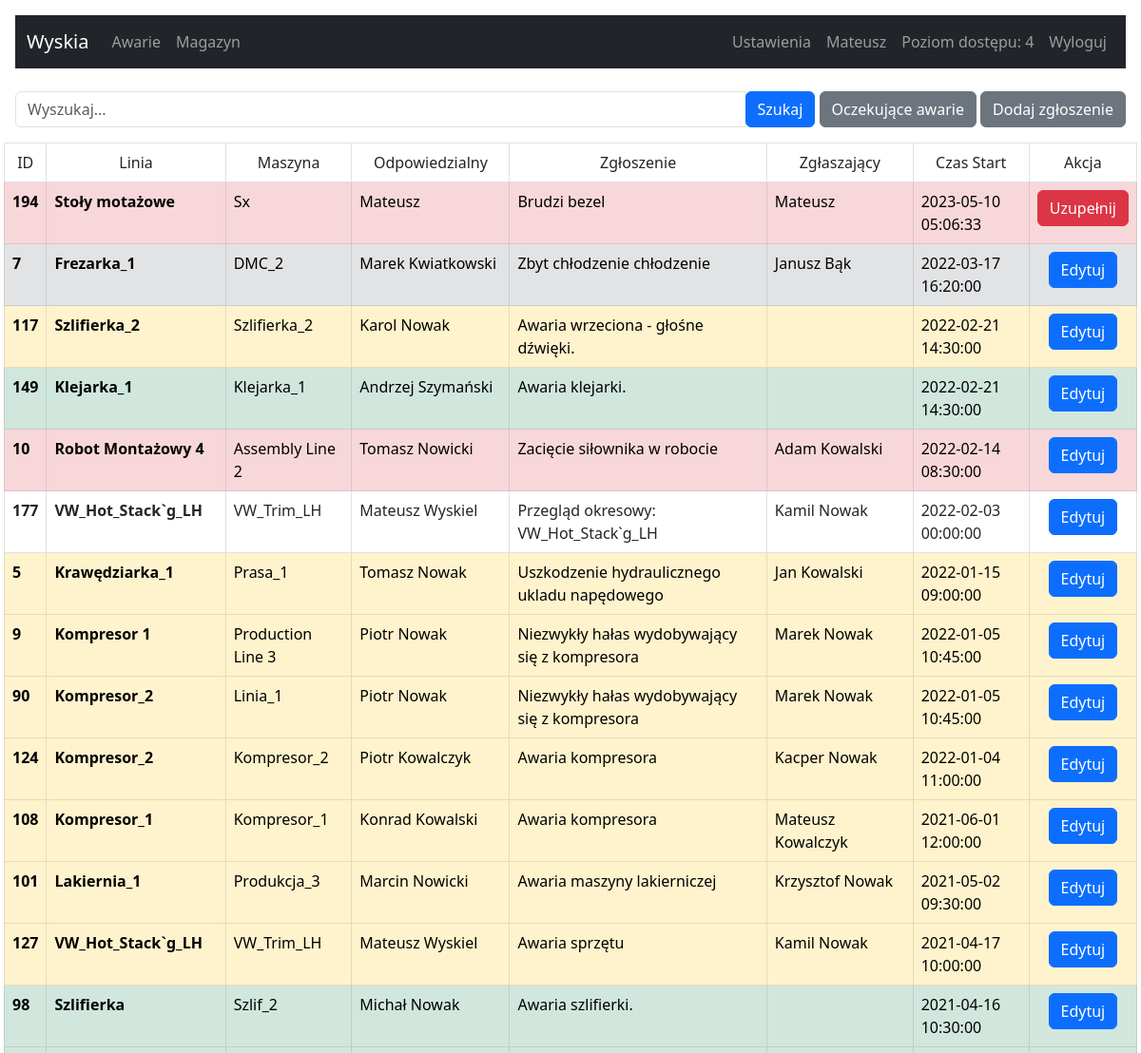
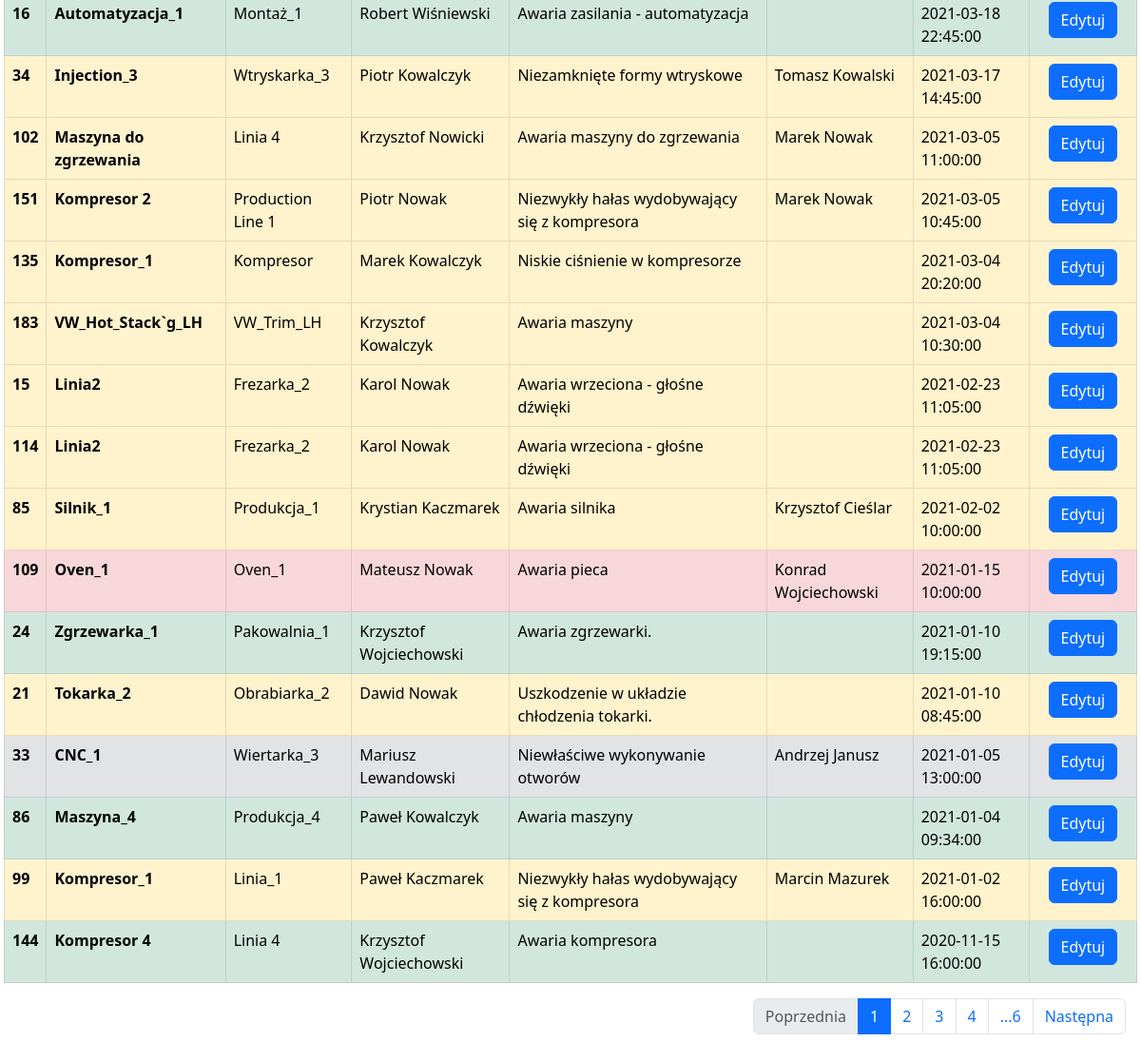
The page /management-failure (signed in) on the database its author committed (2 pictures, top to bottom).
### tables this page shows
CREATE TABLE users (
		id INTEGER NOT NULL, 
		login VARCHAR(140), 
		password VARCHAR(140),
		rank INTEGER, name TEXT,
		PRIMARY KEY (id)
	);

CREATE TABLE awarie (
	id INTEGER NOT NULL, 
	maszyna VARCHAR(140), 
	linia VARCHAR(140), 
	czas_start DATETIME, 
	czas_stop DATETIME, 
	operator VARCHAR(100), 
	mechanik VARCHAR(100), 
	zgloszenie VARCHAR(140), 
	opis TEXT, 
	typ INTEGER, 
	status INTEGER, 
	rodzaj INTEGER, 
	czas_trwania INTEGER, 
	requestor VARCHAR(100), 
	przyczyna VARCHAR(140), 
	zatw VARCHAR(100), 
	case_id TEXT, 
	PRIMARY KEY (id)
);

### app.py (the view, shortened to what this page needs)
@app.route('/management-failure', methods = ['POST', 'GET'])
@flask_login.login_required
def failures():
   rows_per_page = 30   # Ilość zgłoszeń na stronie
   id_db = request.args.get('id', default = '', type = int)
   action = request.args.get('action', default = '', type = str)
   nr_page = request.args.get('page', default = 1, type = int)
   search = request.args.get('search', default = '', type = str)
   max_iteam = sql_select(f"SELECT COUNT(id)FROM awarie")
   max_iteam = int(max_iteam[0][0])
   max_page = int(max_iteam/rows_per_page)
   offset_row = str(rows_per_page*(nr_page-1))
   color_info_list = {1: 'class=table-danger', 2: 'class=table-warning', 3: 'class=table-success', 4: 'class=table-secondary', 5: ''}
   query_select = f"SELECT * FROM awarie ORDER BY czas_start DESC LIMIT {rows_per_page} OFFSET {offset_row} "
   rows = sql_select(query_select)
   query_select = f"SELECT * FROM awarie ORDER BY czas_start DESC"
   rows_all = sql_select(query_select)
   query_select = f"SELECT login FROM users"
   row_mechanic = sql_select(query_select)
   query_select = f"SELECT * FROM Productionline"
   Productionline = sql_select(query_select)
   query_select = f"SELECT * FROM Machine"
   Machine = sql_select(query_select)
   machine_as_list = []
   machine_as_dict = {}
   for r in Machine:
      machine_as_list.clear()
      if r["LineID"] in machine_as_dict.keys():
         for temp in machine_as_dict[r["LineID"]]:
            machine_as_list.append(temp)
         machine_as_list.append(r["MachineName"])
      else:
         machine_as_list.append(r["MachineName"])
         machine_as_dict[r["LineID"]] = machine_as_list
      machine_as_dict[r["LineID"]] = machine_as_list.copy()
   return render_template("management-failure.html", machine=machine_as_dict, Productionline=Productionline, rows_all=rows_all,  rows=rows, color_info=color_info_list, nr_page=nr_page, max_page=max_page, row_mechanic=row_mechanic)

### app.py (called while the page is built)
def get_db_connection():
   con = sql.connect('wsb.sqlite')
   con.row_factory = sql.Row
   return con

def sql_select(query_select):
   con = get_db_connection()
   cur = con.cursor()
   cur.execute(query_select)
   row = cur.fetchall()
   con.close()
   return row

@login_manager.user_loader
def user_loader(login_email):
   if login_email not in users:
      return
   user = User()
   user.id = login_email
   user.rank = users[login_email]['rank']
   user.name = users[login_email]['name']
   return user

### templates/management-failure.html (shortened to what this page needs)
{% extends 'base.html' %}
{% block content %}
  <div class="row justify-content-center">
      <div class="input-group mb-3">
        <input type="text" class="form-control" id="searchInput" placeholder="Wyszukaj...">
        <div class="input-group-append">
          <button class="btn btn-primary" id="searchButton" type="button">Szukaj</button>
          <button type="button" class="btn btn-secondary" data-bs-toggle="modal" data-bs-target="#pending_failures">
          Oczekujące awarie
          </button>
            {%if current_user.rank >= 2 %}
              <button type="button" class="btn btn-secondary" data-bs-toggle="modal" data-bs-target="#reporting-failures">
                Dodaj zgłoszenie
              </button>
          {%endif%}
        </div>
      </div>
  </div>
<div class="row align-items-center">
<table class="table table-bordered table-auto">
  <thead class="text-light bg-dark">
     <tr class="text-center">
      <td>ID</td>
       <td>Linia</td>
       <td>Maszyna</td>
       <td>Odpowiedzialny</td>
       <td>Zgłoszenie</td>
       <td>Zgłaszający</td>
       <td>Czas Start</td>
       <td class="col-3 col-sm-1">Akcja</td>
     </tr>
   </thead>
   <tbody id="myTable">
    {% for row in rows %}
        <tr {{color_info[row['typ']]}}>
          <th scope="row">{{row['id']}}</th>
          <th scope="row">{{row['linia']}}</th>
          <td>{{row['maszyna']}}</td>
          <td>{{row['mechanik']}}</td>
          <td>{{row['zgloszenie']}}</td>
          <td>{{row['requestor']}}</td>
          <td>{{row['czas_start']}}</td>
          <td class="text-center">
              {% if row['czas_stop'] %}
              <a href="?id={{row['id']}}" type="submit" class="btn btn-primary">Edytuj</a>
              {% else %}
              <a href="?id={{row['id']}}" type="submit" class="btn btn-danger">Uzupełnij</a>
              {% endif%}
          </td>
          </tr>
      {% endfor %}
   </tbody>
 </table>
</div>
{% include 'pagination.html' %}
{% endblock %}

### templates/base.html (shortened to what this page needs)
<!doctype html>
<html lang="pl">
  <head>
    <link href="https://cdn.jsdelivr.net/npm/bootstrap@5.3.0-alpha3/dist/css/bootstrap.min.css" rel="stylesheet">
    <link href="https://getbootstrap.com/docs/5.3/assets/css/docs.css" rel="stylesheet">
  </head>
  {% if current_user.is_authenticated %}
    <body class="p-3 m-0 border-0 bd-example">
    {% include 'navbar.html' %}
    <br>
    {% block content %}{% endblock %}
  {%endif%}
  </body>
</html>

### templates/navbar.html (shortened to what this page needs)
<nav class="navbar navbar-expand-lg navbar-dark bg-dark">
  <div class="container-fluid">
    <a class="navbar-brand" href="/">Wyskia</a>
    <div class="collapse navbar-collapse" id="navbarSupportedContent">
      <ul class="navbar-nav me-auto mb-2 mb-lg-0">
        <li class="nav-item">
          <a class="nav-link" href="/management-failure">Awarie</a>
        </li>
        <li class="nav-item">
          <a class="nav-link" href="/management-warehouse">Magazyn</a>
        </li>
      </ul>
      <ul class="navbar-nav me-right mb-2 mb-lg-0">
        <li class="nav-item">
          <a class="nav-link" href="/settings">Ustawienia</a>
        </li>
        <li class="nav-item">
          <a class="nav-link" disabled> {{ current_user.id }}</a>
        </li>
        <li class="nav-item">
          <a class="nav-link" disabled> Poziom dostępu: {{ current_user.rank }}</a>
        </li>
        <li class="nav-item">
          <a class="nav-link" href="/logout">Wyloguj</a>
        </li>
      </ul>
    </div>
  </div>
</nav>

### templates/pagination.html (shortened to what this page needs)
 {% if nr_page and max_page > 1 %}
  <nav aria-label="Page navigation">
    <ul class="pagination justify-content-end">
    <li class="page-item">
        <a class="page-link {% if nr_page == 1 %} disabled {%endif%}" href="?page={{nr_page-1}}">Poprzednia</a>
      </li>
      <li class="page-item active"><a class="page-link" href="?page={{nr_page}}">{{nr_page}}</a></li>
      {% if nr_page <= (max_page-1) %}<li class="page-item"><a class="page-link" href="?page={{nr_page+1}}">{{nr_page+1}}</a></li>{%endif%}
      {% if nr_page <= (max_page-2) %}<li class="page-item"><a class="page-link" href="?page={{nr_page+2}}">{{nr_page+2}}</a></li>{%endif%}
      {% if nr_page <= (max_page-3) %}<li class="page-item"><a class="page-link" href="?page={{nr_page+3}}">{{nr_page+3}}</a></li>{%endif%}
       {% if nr_page < (max_page-3) %}<li class="page-item"><a class="page-link" href="?page={{max_page}}">...{{max_page}}</a></li>{%endif%}
      <li class="page-item">
        <a class="page-link {% if nr_page >= max_page %} disabled {%endif%}" href="?page={{nr_page+1}}">Następna</a>
      </li>
    </ul>
  </nav>
 {%endif%}

### rows shown on the page
users: rank "4"
awarie: id "194", linia "Stoły motażowe", maszyna "Sx", mechanik "Mateusz", zgloszenie "Brudzi bezel", requestor "Mateusz", czas_start "2023-05-10 05:06:33"
awarie: id "7", linia "Frezarka_1", maszyna "DMC_2", mechanik "Marek Kwiatkowski", zgloszenie "Zbyt chłodzenie chłodzenie", requestor "Janusz Bąk", czas_start "2022-03-17 16:20:00"
awarie: id "117", linia "Szlifierka_2", maszyna "Szlifierka_2", mechanik "Karol Nowak", zgloszenie "Awaria wrzeciona - głośne dźwięki.", czas_start "2022-02-21 14:30:00"
awarie: id "149", linia "Klejarka_1", maszyna "Klejarka_1", mechanik "Andrzej Szymański", zgloszenie "Awaria klejarki.", czas_start "2022-02-21 14:30:00"
awarie: id "10", linia "Robot Montażowy 4", maszyna "Assembly Line 2", mechanik "Tomasz Nowicki", zgloszenie "Zacięcie siłownika w robocie", requestor "Adam Kowalski", czas_start "2022-02-14 08:30:00"
awarie: id "177", linia "VW_Hot_Stack`g_LH", maszyna "VW_Trim_LH", mechanik "Mateusz Wyskiel", zgloszenie "Przegląd okresowy: VW_Hot_Stack`g_LH", requestor "Kamil Nowak", czas_start "2022-02-03 00:00:00"
awarie: id "5", linia "Krawędziarka_1", maszyna "Prasa_1", mechanik "Tomasz Nowak", zgloszenie "Uszkodzenie hydraulicznego ukladu napędowego", requestor "Jan Kowalski", czas_start "2022-01-15 09:00:00"
awarie: id "9", linia "Kompresor 1", maszyna "Production Line 3", mechanik "Piotr Nowak", zgloszenie "Niezwykły hałas wydobywający się z kompresora", requestor "Marek Nowak", czas_start "2022-01-05 10:45:00"
awarie: id "90", linia "Kompresor_2", maszyna "Linia_1", mechanik "Piotr Nowak", zgloszenie "Niezwykły hałas wydobywający się z kompresora", requestor "Marek Nowak", czas_start "2022-01-05 10:45:00"
awarie: id "124", linia "Kompresor_2", maszyna "Kompresor_2", mechanik "Piotr Kowalczyk", zgloszenie "Awaria kompresora", requestor "Kacper Nowak", czas_start "2022-01-04 11:00:00"
awarie: id "108", linia "Kompresor_1", maszyna "Kompresor_1", mechanik "Konrad Kowalski", zgloszenie "Awaria kompresora", requestor "Mateusz Kowalczyk", czas_start "2021-06-01 12:00:00"
awarie: id "101", linia "Lakiernia_1", maszyna "Produkcja_3", mechanik "Marcin Nowicki", zgloszenie "Awaria maszyny lakierniczej", requestor "Krzysztof Nowak", czas_start "2021-05-02 09:30:00"
awarie: id "127", linia "VW_Hot_Stack`g_LH", maszyna "VW_Trim_LH", mechanik "Mateusz Wyskiel", zgloszenie "Awaria sprzętu", requestor "Kamil Nowak", czas_start "2021-04-17 10:00:00"
awarie: id "98", linia "Szlifierka", maszyna "Szlif_2", mechanik "Michał Nowak", zgloszenie "Awaria szlifierki.", czas_start "2021-04-16 10:30:00"
awarie: id "16", linia "Automatyzacja_1", maszyna "Montaż_1", mechanik "Robert Wiśniewski", zgloszenie "Awaria zasilania - automatyzacja", czas_start "2021-03-18 22:45:00"
awarie: id "34", linia "Injection_3", maszyna "Wtryskarka_3", mechanik "Piotr Kowalczyk", zgloszenie "Niezamknięte formy wtryskowe", requestor "Tomasz Kowalski", czas_start "2021-03-17 14:45:00"
awarie: id "102", linia "Maszyna do zgrzewania", maszyna "Linia 4", mechanik "Krzysztof Nowicki", zgloszenie "Awaria maszyny do zgrzewania", requestor "Marek Nowak", czas_start "2021-03-05 11:00:00"
awarie: id "151", linia "Kompresor 2", maszyna "Production Line 1", mechanik "Piotr Nowak", zgloszenie "Niezwykły hałas wydobywający się z kompresora", requestor "Marek Nowak", czas_start "2021-03-05 10:45:00"
awarie: id "135", linia "Kompresor_1", maszyna "Kompresor", mechanik "Marek Kowalczyk", zgloszenie "Niskie ciśnienie w kompresorze", czas_start "2021-03-04 20:20:00"
awarie: id "183", linia "VW_Hot_Stack`g_LH", maszyna "VW_Trim_LH", mechanik "Krzysztof Kowalczyk", zgloszenie "Awaria maszyny", czas_start "2021-03-04 10:30:00"
awarie: id "15", linia "Linia2", maszyna "Frezarka_2", mechanik "Karol Nowak", zgloszenie "Awaria wrzeciona - głośne dźwięki", czas_start "2021-02-23 11:05:00"
awarie: id "114", linia "Linia2", maszyna "Frezarka_2", mechanik "Karol Nowak", zgloszenie "Awaria wrzeciona - głośne dźwięki", czas_start "2021-02-23 11:05:00"
awarie: id "85", linia "Silnik_1", maszyna "Produkcja_1", mechanik "Krystian Kaczmarek", zgloszenie "Awaria silnika", requestor "Krzysztof Cieślar", czas_start "2021-02-02 10:00:00"
awarie: id "109", linia "Oven_1", maszyna "Oven_1", mechanik "Mateusz Nowak", zgloszenie "Awaria pieca", requestor "Konrad Wojciechowski", czas_start "2021-01-15 10:00:00"
awarie: id "24", linia "Zgrzewarka_1", maszyna "Pakowalnia_1", mechanik "Krzysztof Wojciechowski", zgloszenie "Awaria zgrzewarki.", czas_start "2021-01-10 19:15:00"
awarie: id "21", linia "Tokarka_2", maszyna "Obrabiarka_2", mechanik "Dawid Nowak", zgloszenie "Uszkodzenie w układzie chłodzenia tokarki.", czas_start "2021-01-10 08:45:00"
awarie: id "33", linia "CNC_1", maszyna "Wiertarka_3", mechanik "Mariusz Lewandowski", zgloszenie "Niewłaściwe wykonywanie otworów", requestor "Andrzej Janusz", czas_start "2021-01-05 13:00:00"
awarie: id "86", linia "Maszyna_4", maszyna "Produkcja_4", mechanik "Paweł Kowalczyk", zgloszenie "Awaria maszyny", czas_start "2021-01-04 09:34:00"
awarie: id "99", linia "Kompresor_1", maszyna "Linia_1", mechanik "Paweł Kaczmarek", zgloszenie "Niezwykły hałas wydobywający się z kompresora", requestor "Marcin Mazurek", czas_start "2021-01-02 16:00:00"
awarie: id "144", linia "Kompresor 4", maszyna "Linia 4", mechanik "Krzysztof Wojciechowski", zgloszenie "Awaria kompresora", czas_start "2020-11-15 16:00:00"

### other values the page prints
{{ current_user.id }} "Mateusz"
{{ nr_page }} "1"
{{ nr_page+1 }} "2"
{{ nr_page+2 }} "3"
{{ nr_page+3 }} "4"
{{ max_page }} "6"
